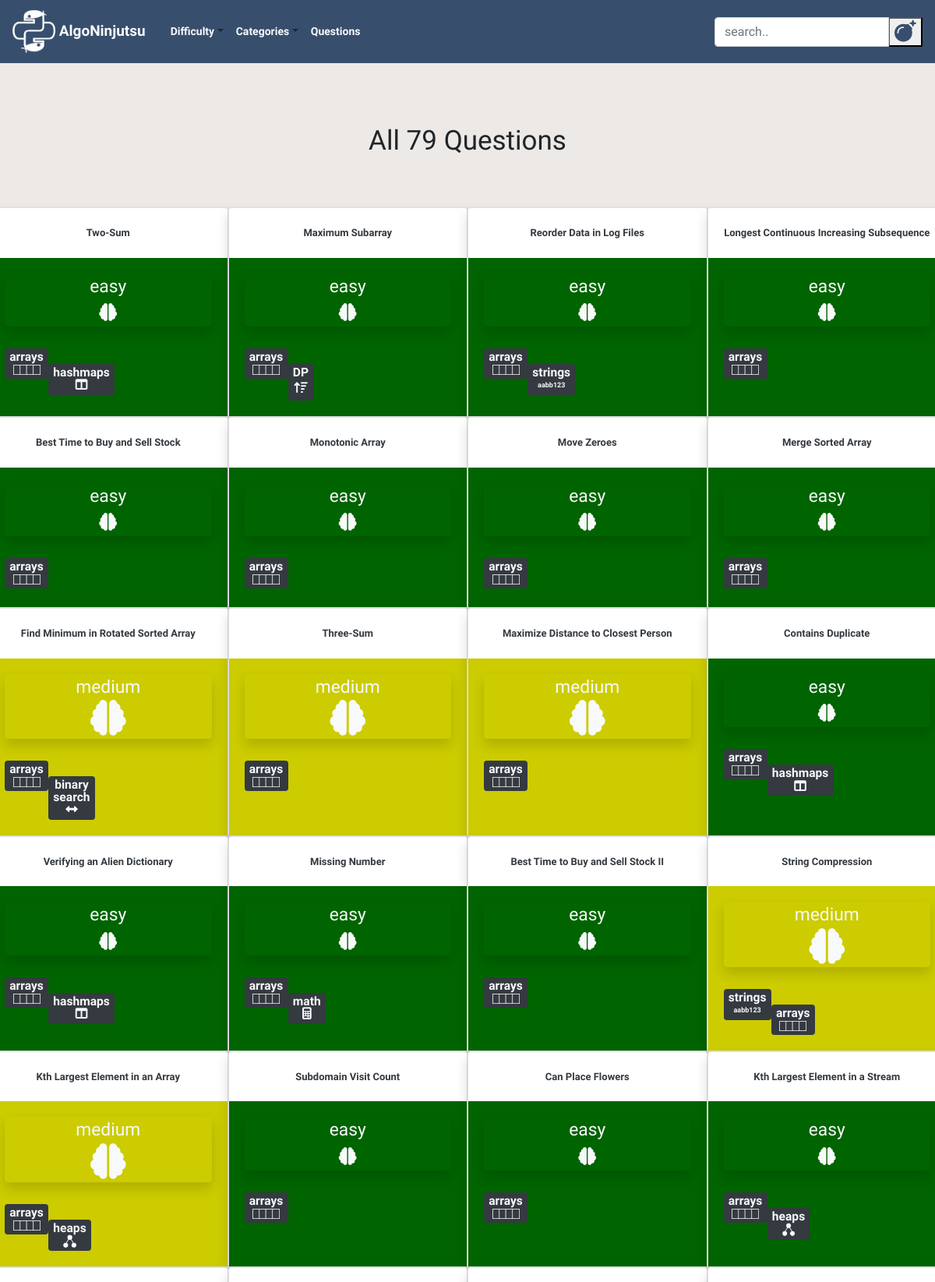
The app's page /questions/category/arrays/ (upper part) with its own data.
### blog/models.py (models this page shows, shortened)
class Post(models.Model):
    author = models.TextField()
    title = RichTextField()
    category = models.TextField(choices = CATEGORY_CHOICES, default = 'arrays')
    alt_category = models.TextField(choices = CATEGORY_CHOICES, blank=True, null = True)
    difficulty = models.TextField(choices = DIFFICULTY_CHOICES, default = 'easy')
    description = RichTextField()
    text = RichTextField()
    explanation = RichTextField()
    additional_notes = RichTextField(blank=True, null = True)
    published_date = models.DateTimeField(blank=True, null=True)

### blog/views.py (the view)
# urls.py: path('questions/category/<str:category>/', views.CategoryPostListView.as_view(), name='category_post_list'),
class CategoryPostListView(ListView):
    model = Post
    def get_queryset(self, *args, **kwargs):
        category = self.kwargs.get('category')
        main_category = Post.objects.filter(category = category)
        alt_category = Post.objects.filter(alt_category = category)
        questions = Post.objects.filter(title__contains = category)
        categories = main_category | alt_category | questions
        return categories

### blog/static/templates/blog/post_list.html (shortened to what this page needs)
{% extends 'blog/base.html' %}
{% load static %}
{% block content %}
<div class="postlist col-md-12">
    {% if not post_list.count %}
    <h1 class = "counter my-5" align = "center">No Questions Found</h1>
    <br><br>
    {% elif post_list.count == 1 %}
    <h1 class = "counter my-3" align="center">{{post_list.count}} Question</h1>
    <br><br>
    {% else %}
    <h1 class = "counter my-3" align="center">All {{post_list.count}} Questions</h1>
    <br><br>
    {% endif %}
  <div class="row">
  {% for post in post_list %}
  <div class="card shadow" style="width: 25%">
    <br>
    <h3 align="center"><a class="check text-dark" style = "font-size:13px;" href="{% url 'post_detail' pk=post.pk %}">
      <b>{{ post.title|safe }}</b></a></h3>
    {% if post.difficulty == "easy" %}
    <div class="card-body" style="background-color: rgb(0,100,0)">
    {% elif post.difficulty == "medium" %}
    <div class="card-body" style="background-color: rgb(204,204,0)">
    {% elif post.difficulty == "hard" %}
    <div class="card-body" style="background-color: rgb(128,0,0)"">
    {% endif %}
      <div class="postdifficulty text-light shadow rounded"align="center">
        <a class="text-light" href="{% url 'difficulty_post_list' difficulty=post.difficulty %}">
        {{post.difficulty}}
        <br>
        {% if post.difficulty == "medium" %}
        <i class="fas fa-brain fa-2x"></i>
        {% elif post.difficulty == "hard" %}
        <i class="fas fa-brain fa-3x"></i>
        {% else %}
        <i class="fas fa-brain"></i>
        {% endif %}
        </a>
      </div>
      <br>
        <div class="category text-light badge badge-dark my-1">
        <a class="text-light" href="{% url 'category_post_list' category=post.category %}">
        {% if post.category != "linked lists" and post.category != "binary search"%}
        <h8>{{post.category}}</h8>
        {% endif %}
        <br>
        {% if post.category == "linked lists" %}
        <img src="{% static 'images/thumbnail_image8.png' %}" width="45" height="12">
        {% elif post.category == "backtracking" %}
        <i class="fas fa-trash-restore"></i>
        {% elif post.category == "trees" %}
        <img src="{% static 'images/thumbnail_image5.png' %}" width="16.5" height="16.5">
        {% elif post.category == "arrays" %}
        <img src="{% static 'images/thumbnail_image7.png' %}" width="35" height="13">
        {% elif post.category == "strings" %}
        <p class= "my-1" style = "font-size: 9px; font: verdana;"><b>aabb123</b></p>
        {% elif post.category == "hashsets" %}
        <i class="fas fa-table"></i>
        {% elif post.category == "hashmaps" %}
        <i class="fas fa-columns"></i>
        {% elif post.category == "DP" %}
        <i class="my-1 fas fa-sort-amount-up"></i>
        {% elif post.category == "math" %}
        <i class="fas fa-calculator"></i>
        {% elif post.category == "graphs" %}
        <i class="fas fa-th"></i>
        {% elif post.category == "stacks" %}
        <i class="fas fa-angle-double-up"></i>
        {% elif post.category == "queues" %}
        <i class="fas fa-angle-double-right"></i>
        {% elif post.category == "recursion" %}
        <i class="fas fa-infinity"></i>
        {% elif post.category == "tries" %}
        <img src="{% static 'images/thumbnail_image6.png' %}" width="25.3" height="22">
        {% elif post.category == "binary" %}
        <p class= "my-1" style = "font-size: 8px; font: verdana;"><b>01101001</b></p>
        {% elif post.category == "binary search" %}
        <i class="fas fa-arrows-alt-h"></i>
        {% elif post.category == "heaps" %}
        <img src="{% static 'images/thumbnail_image5.png' %}" width="16.5" height="16.5">
        {% endif %}
        </a>
        </div>
        <br>
        {% if post.alt_category %}
        <div class="alt_category text-light badge badge-dark">
        {% else %}
        <div class="alt_category text-light">
        {% endif %}
        <a class="text-light" href="{% url 'category_post_list' category=post.alt_category %}">
          {% if post.alt_category == "linked lists" %}
          <h8>linked <br>lists</h8>
          {% elif post.alt_category == "binary search" %}
          <h8>binary <br>search</h8>
          {% endif %}
          {% if post.alt_category and post.alt_category != "linked lists" and post.alt_category != "binary search"%}
          <h8>{{post.alt_category}}</h8>
          {% endif %}
          <br>
        {% if post.alt_category == "linked lists" %}
        <img src="{% static 'images/thumbnail_image8.png' %}" width="45" height="12">
        {% elif post.alt_category == "backtracking" %}
        <i class="fas fa-trash-restore"></i>
        {% elif post.alt_category == "trees" %}
        <img src="{% static 'images/thumbnail_image5.png' %}" width="16.5" height="16.5">
        {% elif post.alt_category == "arrays" %}
        <img src="{% static 'images/thumbnail_image7.png' %}" width="35" height="13">
        {% elif post.alt_category == "hashmaps" %}
        <i class="fas fa-columns"></i>
        {% elif post.alt_category == "DP" %}
        <i class="my-1 fas fa-sort-amount-up"></i>
        {% elif post.alt_category == "math" %}
        <i class="fas fa-calculator"></i>
        {% elif post.alt_category == "graphs" %}
        <i class="fas fa-th fa-2x"></i>
        {% elif post.alt_category == "stacks" %}
        <i class="fas fa-angle-double-up"></i>
        {% elif post.alt_category == "queues" %}
        <i class="fas fa-angle-double-right"></i>
        {% elif post.alt_category == "strings" %}
        <p class= "my-1" style = "font-size: 9px; font: verdana;"><b>aabb123</b></p>
        {% elif post.alt_category == "hashsets" %}
        <i class="fas fa-table"></i>
        {% elif post.alt_category == "recursion" %}
        <i class="fas fa-infinity"></i>
        {% elif post.alt_category == "tries" %}
        <img src="{% static 'images/thumbnail_image6.png' %}" width="25.3" height="22">
        {% elif post.alt_category == "heaps" %}
        <img src="{% static 'images/thumbnail_image5.png' %}" width="16.5" height="16.5">
        {% elif post.alt_category == "binary" %}
        <p class= "my-1" style = "font-size: 9px; font: verdana;"><b>01101001</b></p>
        {% elif post.alt_category == "binary search" %}
        <i class="fas fa-arrows-alt-h"></i>
        {% endif %}
        </a>
        </div>
    </div>
  </div>
  {% endfor %}
  </div>
</div>
{% endblock %}

### blog/static/css/blog.css (style rules this page uses)
body { font-family: 'Special Elite', cursive; background: #ECE9E6; background: -webkit-linear-gradient(to bottom, #FFFFFF, #ECE9E6); overflow-x: hidden; max-width: 100%; }
img { max-width:100%; }
.postdifficulty { font-size: 1.9vmin !important; }
.counter { font-family: 'Rock Salt', cursive; font-size: 35px; }
.category { float:left; font-size: 1.3vmin !important; }
.alt_category { font-size: 1.3vmin !important; float:left; }
.card { transition: 1.5s; }
.card:not(:first-child) { margin-down: -10px; }

### records on screen
Post: title "Two-Sum", difficulty "easy", category "arrays", alt_category "hashmaps"
Post: title "Maximum Subarray", difficulty "easy", category "arrays", alt_category "DP"
Post: title "Reorder Data in Log Files", difficulty "easy", category "arrays", alt_category "strings", shows "aabb123"
Post: title "Longest Continuous Increasing Subsequence", difficulty "easy", category "arrays"
Post: title "Best Time to Buy and Sell Stock", difficulty "easy", category "arrays"
Post: title "Monotonic Array", difficulty "easy", category "arrays"
Post: title "Move Zeroes", difficulty "easy", category "arrays"
Post: title "Merge Sorted Array", difficulty "easy", category "arrays"
Post: title "Find Minimum in Rotated Sorted Array", difficulty "medium", category "arrays", alt_category "binary"
Post: title "Three-Sum", difficulty "medium", category "arrays"
Post: title "Maximize Distance to Closest Person", difficulty "medium", category "arrays"
Post: title "Contains Duplicate", difficulty "easy", category "arrays", alt_category "hashmaps"
Post: title "Verifying an Alien Dictionary", difficulty "easy", category "arrays", alt_category "hashmaps"
Post: title "Missing Number", difficulty "easy", category "arrays", alt_category "math"
Post: title "Best Time to Buy and Sell Stock II", difficulty "easy", category "arrays"
Post: title "String Compression", difficulty "medium", category "strings", shows "aabb123", alt_category "arrays"
Post: title "Kth Largest Element in an Array", difficulty "medium", category "arrays", alt_category "heaps"
Post: title "Subdomain Visit Count", difficulty "easy", category "arrays"
Post: title "Can Place Flowers", difficulty "easy", category "arrays"
Post: title "Kth Largest Element in a Stream", difficulty "easy", category "arrays", alt_category "heaps"

### other values on screen
{{ post_list.count }} "79"
